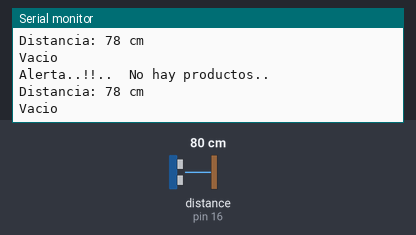
Bench run of a sketch on a simulated Arduino Uno, built with avr-gcc and run on an emulated ATmega328P. On the bench: the last lines printed to the serial monitor. Wiring (inferred from the names in the program): ultrasonic range finder: trigger pin 5; echo pin 16. The inputs (shaded band) are chosen by the test bench; at power-on: distance to the obstacle (sensor on pin 16) 80 cm. The echo pulse lasts 58.3 µs per cm.

Above: at 2.8 s.
2.9 s: distance to the obstacle (sensor on pin 16) set to 17 cm
At 4.9 s:
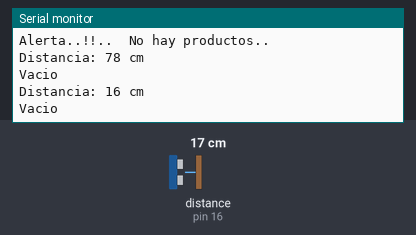
5.6 s: distance to the obstacle (sensor on pin 16) set to 13 cm
At 6.4 s:
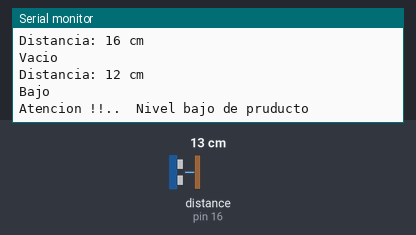
8.3 s: distance to the obstacle (sensor on pin 16) set to 9 cm
At 10.8 s:
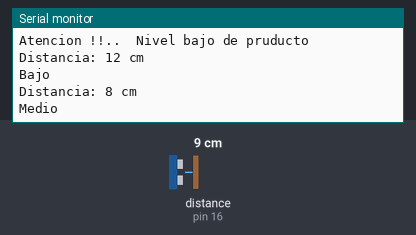
13.5 s: distance to the obstacle (sensor on pin 16) set to 7 cm
At 15.1 s:
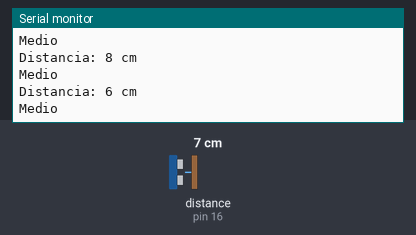
16.2 s: distance to the obstacle (sensor on pin 16) set to 4 cm
At 19.5 s:
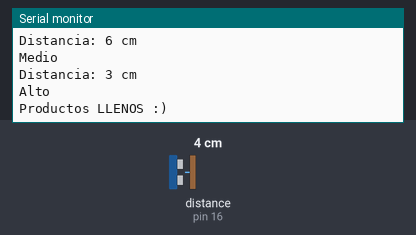
Timing chart, 0 to 20.5 s (numbered marks = the images above; inputs shaded):
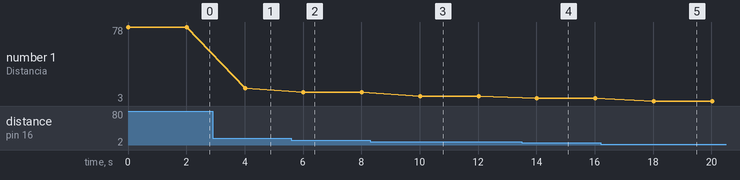

Measured:
- the behaviour switches between 16 and 15 cm on distance to the obstacle (sensor on pin 16) (found by bisection; images 1 and 2)
- the behaviour switches between 11 and 10 cm on distance to the obstacle (sensor on pin 16) (found by bisection; images 2 and 3)
- the behaviour switches between 6 and 5 cm on distance to the obstacle (sensor on pin 16) (found by bisection; images 4 and 5)
- after the input at 2.9 s, the serial monitor: prints a new line after 1.1 s (image 1)
- after the input at 5.6 s, the serial monitor: prints a new line after 0.41 s (image 2)
- after the input at 8.3 s, the serial monitor: prints a new line after 1.7 s (image 3)
- after the input at 13.5 s, the serial monitor: prints a new line after 0.52 s (image 4)
- after the input at 16.2 s, the serial monitor: prints a new line after 1.8 s (image 5)

The sketch:

distancia.ino
```cpp
//#include <ESP8266WiFi.h>
//#include <WiFiClientSecure.h>
//#include <UniversalTelegramBot.h>
//#include <ArduinoJson.h>

// _____ Variables para el sensor HCSR04
int number = 0;
const int  Trigger = 5;
const int  Echo = 16;
int tiempo;
int distancia;
int indicador=0;
int aux1=0;
int aux2=0;
int aux3=0;

void setup() {
  Serial.begin(115200);
  pinMode(Trigger, OUTPUT);
  pinMode(Echo, INPUT);
  digitalWrite(Trigger, LOW);
}

void loop() {

// ------------------Ultrasonido----------
  digitalWrite(Trigger, HIGH);
  delayMicroseconds(10);
  digitalWrite(Trigger, LOW);
  tiempo = pulseIn(Echo, HIGH);
  distancia = tiempo/59;
 Serial.print("Distancia: ");
  Serial.print(distancia);
  Serial.println(" cm");
  if (distancia < 15 && distancia >= 10){
    Serial.println("Bajo");
    indicador= 1;
    if (aux1 == 0){
       Serial.println("Atencion !!..  Nivel bajo de pruducto");
       aux1=1;
      }
    aux2=0;
    aux3=0;
    }
  if (distancia < 10 && distancia >= 5){
    Serial.println("Medio");
    indicador= 5;
    aux1=0;
    aux2=0;
    aux3=0;
    }
  if (distancia < 5 && distancia > 0){
    Serial.println("Alto");
    indicador= 10;

    if (aux3 == 0){
       Serial.println("Productos LLENOS :)");
       aux3=1;
      }
    aux1=0;
    aux2=0;
    }
  if (distancia >= 15){
    Serial.println("Vacio");
    indicador =0 ;
    if (aux2 == 0){
      Serial.println("Alerta..!!..  No hay productos..");
       aux2=1;
      }
    aux1=0;
    aux3=0;

    }
   delay(2000);
//-------------------------------------------------

}
```
